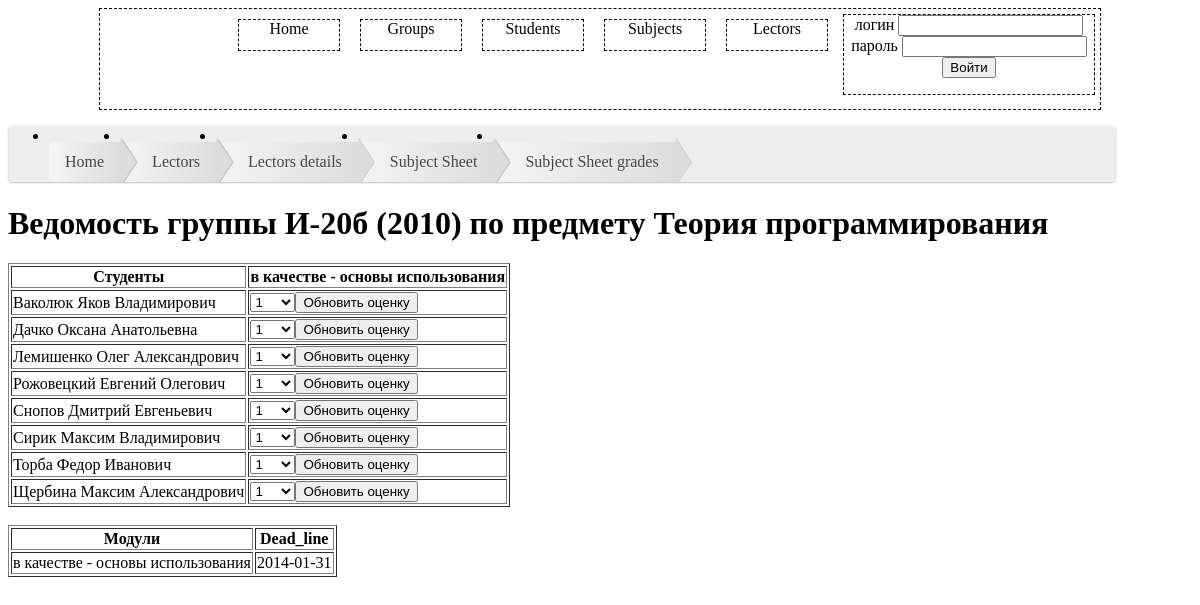
Screenshot of /vedomost_grades.php?groupId=1&subjectId=1 with the database file from the repository.
### tables this page shows
CREATE TABLE IF NOT EXISTS `groups` (
  `group_id` int(10) NOT NULL AUTO_INCREMENT,
  `group_name` text,
  `specialty` text,
  PRIMARY KEY (`group_id`)
);

CREATE TABLE IF NOT EXISTS `subjects` (
  `subject_id` int(10) NOT NULL AUTO_INCREMENT,
  `subject_title` text,
  `subject_credits` int(11) DEFAULT NULL,
  `lector_id` int(10) DEFAULT NULL,
  PRIMARY KEY (`subject_id`),
  KEY `subjects_fk1` (`lector_id`)
);

CREATE TABLE IF NOT EXISTS `modules` (
  `module_id` int(10) NOT NULL AUTO_INCREMENT,
  `module_name` text,
  `subject_id` int(10) DEFAULT NULL,
  PRIMARY KEY (`module_id`),
  KEY `modules_fk1` (`subject_id`)
);

CREATE TABLE IF NOT EXISTS `students` (
  `student_id` int(10) NOT NULL AUTO_INCREMENT,
  `student_name` text,
  `student_notes` text,
  `student_email` text,
  `parent_email` text NOT NULL,
  `group_id` int(10) DEFAULT NULL,
  `role` int(11) NOT NULL,
  `pwd` int(11) NOT NULL,
  PRIMARY KEY (`student_id`),
  KEY `students_fk1` (`group_id`)
);

CREATE TABLE IF NOT EXISTS `groups_modules` (
  `group_module_id` int(10) NOT NULL AUTO_INCREMENT,
  `group_id` int(10) DEFAULT NULL,
  `module_id` int(10) DEFAULT NULL,
  `dead_line` date DEFAULT NULL,
  PRIMARY KEY (`group_module_id`),
  KEY `groups_modules_fk1` (`group_id`),
  KEY `groups_modules_fk2` (`module_id`)
);

### vedomost_grades.php (the view, shortened to what this page needs)
<?php
include('index.php');
echo "<ul id=\"breadcrumbs\">
        <li><a href=\"index.php\">Home</a></li>
        <li><a href=\"list.php?info=lectors\">Lectors</a></li>
		<li><a href=\"lectors_details.php?lectorId=".$_GET['lectorId']."\">Lectors details</a></li>
		<li><a href=\"vedomost.php?groupId=".$_GET['groupId']."&subjectId=".$_GET['subjectId']."\">Subject Sheet</a></li>
		<li><a href=\"vedomost_grades.php?groupId=".$_GET['groupId']."&subjectId=".$_GET['subjectId']."\">Subject Sheet grades</a></li>
    </ul>";
$groupId=$_GET['groupId'];
$subjectId=$_GET['subjectId'];
$queryGroup = "Select * from groups where group_id=".$groupId ;
$result=mysql_query($queryGroup );
$rowGroup = mysql_fetch_array($result);
$querySubject = "Select * from subjects where subject_id=".$subjectId ;
$result=mysql_query($querySubject );
$rowSubject = mysql_fetch_array($result);
echo "<h1> Ведомость группы ". $rowGroup['group_name']. " по предмету " .  $rowSubject['subject_title'] ."</h1>";
$queryStudent = "Select * from students where group_id=".$groupId;
$resultStudent = $result=mysql_query($queryStudent );
$queryModule = "Select * from modules where subject_id=".$subjectId;
$resultModule = $result=mysql_query($queryModule ) ;
$queryModuled = "Select * from modules where subject_id=".$subjectId;
$queryDead = "Select * from groups_modules join modules on groups_modules.module_id = modules.module_id where group_id=".$groupId;
$resultDead =mysql_query($queryDead );
echo "<table border =1>";
echo"<tr>";
echo "<th>Cтуденты</th>";
while($rowModule = mysql_fetch_array($resultModule))
{
    echo "<th>".$rowModule['module_name']."</th>";
}
echo"</tr>";
	while($rowStudent = mysql_fetch_array($resultStudent))
		{
			echo "<tr>";
			echo "<td>".$rowStudent['student_name']."</td>";
				$resultModuled =mysql_query($queryModuled );
				while($rowModuled = mysql_fetch_array($resultModuled))
				{
					echo "<form action='vedomost_grades.php' method='POST'><td><select name='Grade'>";
					echo  "<option value='" . "1" . "'>". '1'."</option>";
					 echo "</select>";
					 echo  "<input type='submit' value='Обновить оценку'>";
					 echo "</td>";
					  echo "</form>";
				}
				echo "</tr>";
		}
$queryModule = "Select * from modules where subject_id=".$subjectId;
$resultModule = $result=mysql_query($queryModule ) ;
echo "</table>";
echo "<table border =1>";
echo"<tr>";
echo "<th>Модули</th>";
echo "<th>Dead_line</th>";
echo "</tr>";
while($rowModule = mysql_fetch_array($resultModule)){
    $rowDead = mysql_fetch_array($resultDead);
    echo "<td>".$rowModule['module_name']."</td>";
	echo "<td>".$rowDead['dead_line']."</td>";
}
echo "</table>";
?>

### css/index.css (style rules this page uses)
a { margin-top:15px; text-decoration: none; color: #000; }
#breadcrumbs { background: #eee; border-width: 1px; border-style: solid; border-color: #f5f5f5 #e5e5e5 #ccc; border-radius: 5px; box-shadow: 0 0 2px rgba(0,0,0,.2); overflow: hidden; width: 90%; }
#breadcrumbs li { float: left; }
#breadcrumbs a { padding: .7em 1em .7em 2em; float: left; text-decoration: none; color: #444; position: relative; text-shadow: 0 1px 0 rgba(255,255,255,.5); background-color: #ddd; background-image: linear-gradient(to right, #f5f5f5, #ddd); }
#breadcrumbs li:first-child a { padding-left: 1em; border-radius: 5px 0 0 5px; }
#breadcrumbs a::after, #breadcrumbs a::before { content: ""; position: absolute; top: 50%; margin-top: -1.5em; border-top: 1.5em solid transparent; border-bottom: 1.5em solid transparent; border-left: 1em solid; right: -1em; }
#breadcrumbs a::after { z-index: 2; border-left-color: #ddd; }
#breadcrumbs a::before { border-left-color: #ccc; right: -1.1em; z-index: 1; }

### rows the page displays
groups: group_name "И-20б (2010)"
subjects: subject_title "Теория программирования"
modules: module_name "в качестве - основы использования", groups_modules.dead_line "2014-01-31"
students: student_name "Ваколюк Яков Владимирович"
students: student_name "Дачко Оксана Анатольевна"
students: student_name "Лемишенко Олег Александрович"
students: student_name "Рожовецкий Евгений Олегович"
students: student_name "Снопов Дмитрий Евгеньевич"
students: student_name "Сирик Максим Владимирович"
students: student_name "Торба Федор Иванович"
students: student_name "Щербина Максим Александрович"
